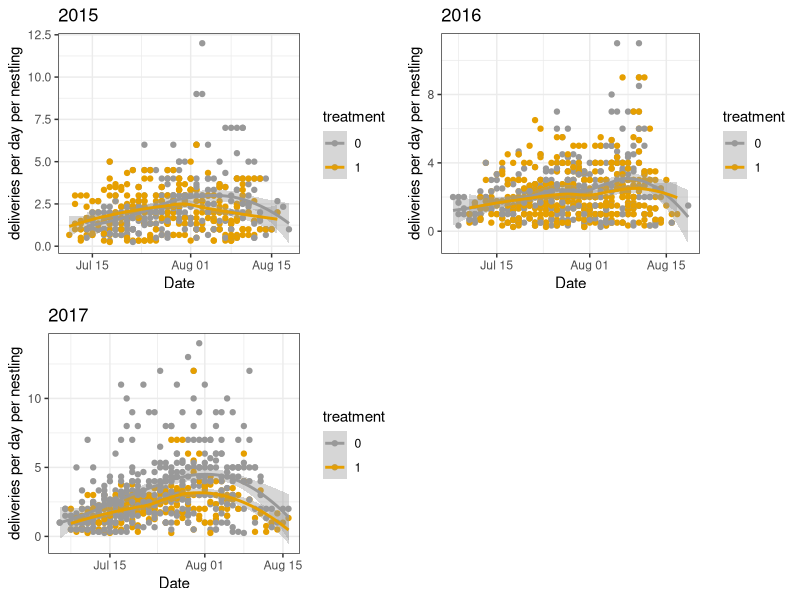

Recreate this plot in R. (Note: this script raises an error after producing the figure.)
install.packages("glue")
library(glue)
library(tidyverse)
library(lubridate)
library(stringr)
library(gridExtra)

# Load data ---------------------------------------------------------------
dat <- read_csv("Data/provisioning_KAH.csv")
trt <- read_csv("Data/treatment.csv")

# survival data - only using this to pull info on what sites were supplemented
  trt <- trt[,-1]
  names(trt) <- c("nest", "year", "treatment")
  trt <- filter(trt, year %in% c(2015, 2016, 2017)) # match the years with provisioning data
  trt <- rename(trt, site = nest)

# provisioning data
  dat$Date <- dmy(dat$Date)
  dat$year <- year(dat$Date)
  dat <- rename(dat, site = Site)

dat <- left_join(dat, trt, by = c("site", "year"))

# some NAs in treatment column, because nests failed before treatment could be allocated. ie they default to control
# fill in NAs with 0s
dat$treatment[is.na(dat$treatment)] <- 0
table(is.na(dat$treatment)) # make sure NAs are dealt with

dat$treatment <- as.factor(dat$treatment)

# daily deliveries/chick-------------------------
delDay <- dat %>% group_by(site, Date, Chicks, treatment) %>% tally() %>% arrange(site, Date) %>% mutate(pChick = n/Chicks)

dNested <- delDay %>% mutate(year = year(Date)) %>% group_by(year) %>% nest()
  
  
d_plots <- dNested %>% 
  mutate(plot = map2(data, year, ~ ggplot(data = .x, aes(x = Date, y = pChick, color = treatment)) +
                                         ggtitle(glue("{.y}")) + ylab("deliveries per day per nestling") + 
                                              geom_point()))


# visualize number of deliveries per day per chick from 2015:2017
p1 <- d_plots$plot[[1]] + scale_color_manual(values = c("#999999", "#E69F00")) + geom_smooth(method = "loess") + theme_bw()
p2 <- d_plots$plot[[2]] + scale_color_manual(values = c("#999999", "#E69F00")) + geom_smooth(method = "loess") + theme_bw()
p3 <- d_plots$plot[[3]] + scale_color_manual(values = c("#999999", "#E69F00")) + geom_smooth(method = "loess") + theme_bw()
grid.arrange(p1,p2,p3, nrow = 2)







sum %>% group_by(Site, Date) %>% tally() %>% arrange(Site, Date) %>% filter(Site == "1" & year(Date) == "2015") %>%
  ggplot(aes(x = Date, y = n)) + geom_point() + geom_smooth()

?facet_grid


# visualize guild proportions per day across time -------------------------





